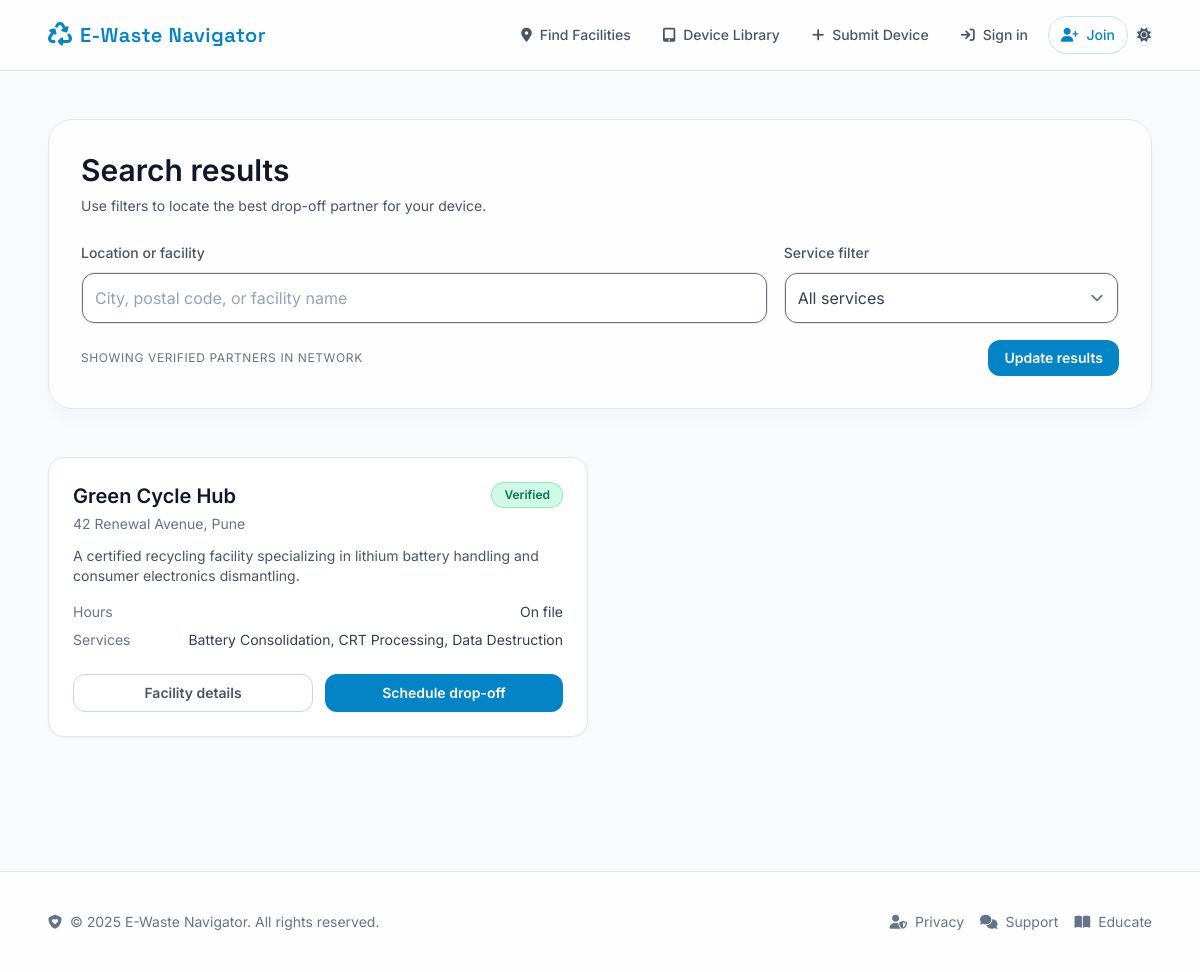
Page /locations/ on the committed database.
### facilities/models.py (models this page shows, shortened)
class Facility(models.Model):
	name = models.CharField(max_length=200)
	slug = models.SlugField(max_length=210, unique=True)
	tagline = models.CharField(max_length=255, blank=True)
	description = models.TextField(blank=True)
	street_address = models.CharField(max_length=255)
	city = models.CharField(max_length=120)
	state_province = models.CharField(max_length=120)
	postal_code = models.CharField(max_length=20)
	country = models.CharField(max_length=60, default="India")
	latitude = models.DecimalField(max_digits=9, decimal_places=6, null=True, blank=True)
	longitude = models.DecimalField(max_digits=9, decimal_places=6, null=True, blank=True)
	phone_number = models.CharField(max_length=30, blank=True)
	email = models.EmailField(blank=True)
	website = models.URLField(blank=True)
	hours_of_operation = models.JSONField(default=dict, blank=True)
	drop_off_instructions = models.TextField(blank=True)
	services = models.ManyToManyField(
		FacilityService,
		related_name="facilities",
		blank=True,
	)
	focus_components = models.ManyToManyField(
		'education.HazardousComponent',
		related_name='facilities',
		blank=True,
	)
	is_verified = models.BooleanField(default=False)
	created_at = models.DateTimeField(auto_now_add=True)
	updated_at = models.DateTimeField(auto_now=True)
	class Meta:
		ordering = ["name"]

class FacilityService(models.Model):
	name = models.CharField(max_length=120, unique=True)
	description = models.TextField(blank=True)
	icon = models.CharField(max_length=60, blank=True, help_text="Heroicon or custom identifier")
	class Meta:
		ordering = ["name"]
	def __str__(self) -> str:
		return self.name

### facilities/views.py (the view, shortened to what this page needs)
# urls.py: path("locations/", views.FacilityListView.as_view(), name="facility_list"),
class FacilityListView(ListView):
	model = Facility
	paginate_by = 9
	template_name = "facilities/facility_list.html"
	context_object_name = "facilities"
	def get_queryset(self):
		queryset = (
			Facility.objects.select_related()
			.prefetch_related("services", "focus_components", "accepted_items")
			.annotate(total_services=Count("services"))
		)
		query = self.request.GET.get("query") or self.request.GET.get("q")
		service_slug = self.request.GET.get("service")
		if service_slug:
			queryset = queryset.filter(services__id=service_slug)
		return queryset.distinct().order_by("name")
	def get_context_data(self, **kwargs):
		context = super().get_context_data(**kwargs)
		context["search_form"] = FacilitySearchForm(self.request.GET or None)
		context["active_query"] = self.request.GET.get("query") or self.request.GET.get("q") or ""
		return context

### facilities/forms.py
class FacilitySearchForm(forms.Form):
    query = forms.CharField(
        required=False,
        label="Search",
        widget=forms.TextInput(
            attrs={
                "placeholder": "City, postal code, or facility name",
                "class": "w-full rounded-xl border-0 bg-transparent pl-12 pr-4 py-3 text-slate-700 placeholder-slate-400 focus:outline-none dark:text-slate-100 dark:placeholder-slate-500",
            }
        ),
    )
    service = forms.ModelChoiceField(
        required=False,
        queryset=FacilityService.objects.none(),
        label="Filter by service",
        empty_label="All services",
        widget=forms.Select(
            attrs={
                "class": "w-full rounded-xl border-0 bg-transparent pl-12 pr-8 py-3 text-slate-700 focus:outline-none dark:text-slate-100",
            }
        ),
    )
    def __init__(self, *args, **kwargs):
        super().__init__(*args, **kwargs)
        self.fields["service"].queryset = FacilityService.objects.order_by("name")

### facilities/templates/facilities/facility_list.html (shortened to what this page needs)
{% extends "base.html" %}
{% block content %}
<section class="bg-slate-50 transition-colors duration-300 dark:bg-slate-950">
    <div class="mx-auto max-w-6xl px-6 py-12">
        <div class="rounded-3xl border border-slate-200 bg-white/90 p-8 shadow-lg shadow-slate-100 transition-colors dark:border-slate-800 dark:bg-slate-900/70 dark:shadow-slate-900/40">
            <h1 class="text-3xl font-semibold text-slate-900 transition-colors dark:text-white">Search results</h1>
            <p class="mt-2 text-sm text-slate-600 transition-colors dark:text-slate-400">Use filters to locate the best drop-off partner for your device.</p>
            <form class="mt-6 grid gap-4 md:grid-cols-3" method="get">
                <div class="md:col-span-2">
                    <label class="text-sm font-medium text-slate-600 transition-colors dark:text-slate-200" for="id_query">Location or facility</label>
                    <div class="mt-2 flex rounded-xl border border-slate-200 bg-white focus-within:border-sky-400 focus-within:ring-2 focus-within:ring-sky-200 dark:border-slate-700 dark:bg-slate-950/40 dark:focus-within:ring-0">
                        {{ search_form.query }}
                    </div>
                </div>
                <div>
                    <label class="text-sm font-medium text-slate-600 transition-colors dark:text-slate-200" for="id_service">Service filter</label>
                    <div class="mt-2 rounded-xl border border-slate-200 bg-white focus-within:border-sky-400 focus-within:ring-2 focus-within:ring-sky-200 dark:border-slate-700 dark:bg-slate-950/40 dark:focus-within:ring-0">
                        {{ search_form.service }}
                    </div>
                </div>
                <div class="md:col-span-3 flex items-center justify-between">
                    <div class="text-xs uppercase tracking-wider text-slate-500 transition-colors dark:text-slate-500">
                        {% if active_query %}
                            Showing results for “{{ active_query }}”
                        {% else %}
                            Showing verified partners in network
                        {% endif %}
                    </div>
                    <button type="submit" class="inline-flex items-center rounded-xl bg-sky-600 px-4 py-2 text-sm font-semibold text-white transition hover:bg-sky-500 dark:text-slate-950">Update results</button>
                </div>
            </form>
        </div>
        <div class="mt-12 grid gap-6 md:grid-cols-2 xl:grid-cols-3">
            {% for facility in facilities %}
                <article class="flex flex-col rounded-2xl border border-slate-200 bg-white p-6 shadow-sm transition-colors dark:border-slate-800 dark:bg-slate-900/60">
                    <div class="flex items-start justify-between">
                        <div>
                            <h2 class="text-xl font-semibold text-slate-900 transition-colors dark:text-white">{{ facility.name }}</h2>
                            <p class="mt-1 text-sm text-slate-500 transition-colors dark:text-slate-400">{{ facility.street_address }}, {{ facility.city }}</p>
                        </div>
                        {% if facility.is_verified %}
                            <span class="inline-flex items-center gap-1 rounded-full border border-emerald-400/40 bg-emerald-100 px-3 py-1 text-xs font-semibold text-emerald-700 transition-colors dark:bg-emerald-500/10 dark:text-emerald-200">Verified</span>
                        {% endif %}
                    </div>
                    <p class="mt-3 text-sm text-slate-600 line-clamp-3 transition-colors dark:text-slate-400">{{ facility.description|default:"No description provided yet." }}</p>
                    <dl class="mt-4 space-y-2 text-sm text-slate-500 transition-colors dark:text-slate-400">
                        <div class="flex justify-between">
                            <dt>Hours</dt>
                            <dd class="text-slate-700 transition-colors dark:text-slate-300">{% if facility.hours_of_operation %}On file{% else %}Contact facility{% endif %}</dd>
                        </div>
                        <div class="flex justify-between">
                            <dt>Services</dt>
                            <dd class="text-slate-700 transition-colors dark:text-slate-300">{{ facility.services.all|join:", "|default:"—" }}</dd>
                        </div>
                    </dl>
                    <div class="mt-6 flex gap-3">
                        <a href="{% url 'facilities:facility_detail' facility.slug %}" class="inline-flex flex-1 items-center justify-center rounded-xl border border-slate-300 px-4 py-2 text-sm font-semibold text-slate-600 transition hover:border-sky-400 hover:text-sky-600 dark:border-slate-700 dark:text-slate-200 dark:hover:text-sky-200">Facility details</a>
                        <a href="{% url 'devices:submit' %}?facility={{ facility.slug }}" class="inline-flex flex-1 items-center justify-center rounded-xl bg-sky-600 px-4 py-2 text-sm font-semibold text-white transition hover:bg-sky-500 dark:text-slate-950">Schedule drop-off</a>
                    </div>
                </article>
            {% empty %}
                <div class="rounded-2xl border border-slate-200 bg-white/80 p-12 text-center text-sm text-slate-500 transition-colors dark:border-slate-800 dark:bg-slate-900/50 dark:text-slate-400">
                    No facilities match your filters yet. Try clearing the search or check back soon as our network expands.
                </div>
            {% endfor %}
        </div>
    </div>
</section>
{% endblock %}

### rows in the picture
Facility: name "Green Cycle Hub", street_address "42 Renewal Avenue", city "Pune", is_verified "Verified", description "A certified recycling facility specializing in lithium battery handling and consumer electronics dismantling.", shows "On file", services.all "Battery Consolidation, CRT Processing, Data Destruction"
